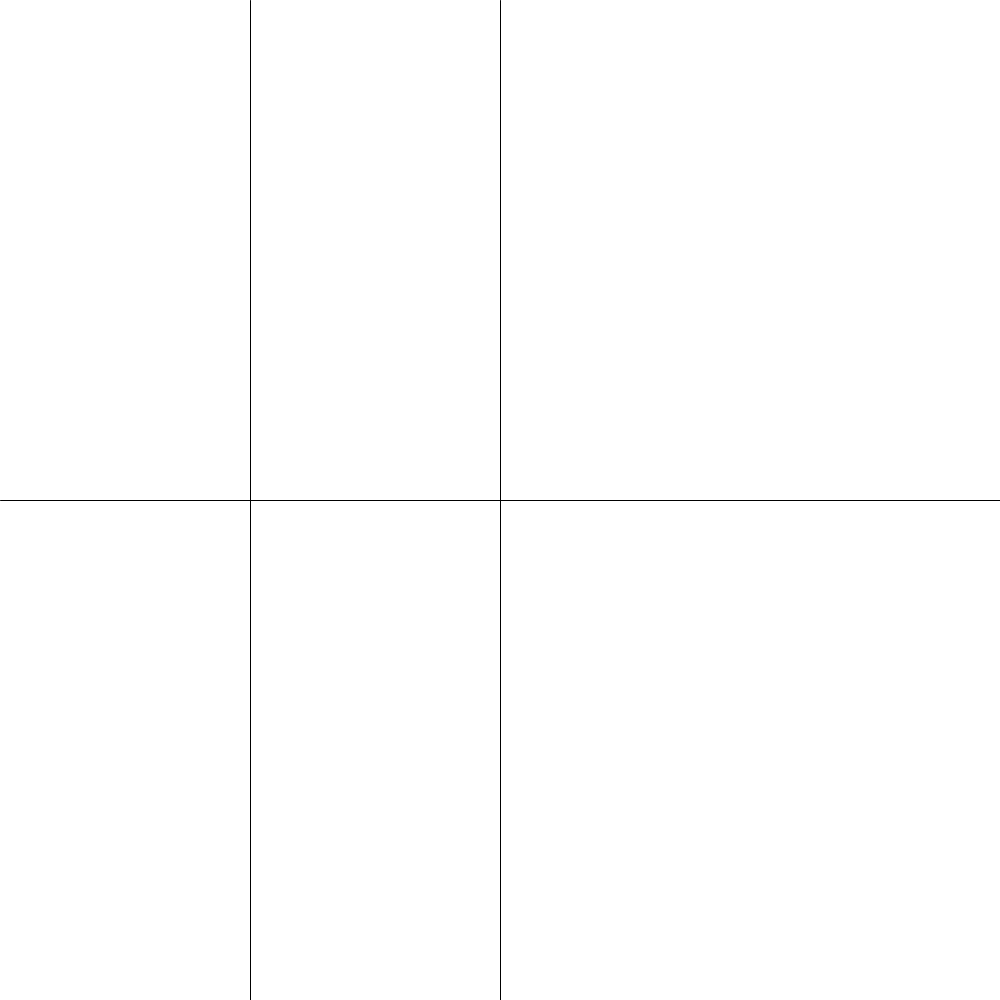
Frame 1 (no input)
Frame 60 (the mouse pressed at the canvas centre just before this capture): identical to frame 1, image omitted
Frame 120 (the mouse held since frame 60 and released just before this capture): identical to frame 1, image omitted

The Processing sketch that drew this single still picture (run headless with seeded random() and noise(); from frame 60 on, the mouse is pressed at the canvas centre):

// Processing sketch: processing_90162
// ── processing_90162.pde

//Property of Derek Gryga
//Generated 18 February 2013
//int sector2startvalue = 250;
//int sector2endvalue = 500;
//int sector3value = 500;
//int sector4value = 4;
//int sector5value = 5;
//int sector6value = 6;
//SECTOR 1 starts from top left, SECTOR 4 starts from bottom left.
void setup() {
  size(1000, 1000);
}
void draw() {
  background(255);
  //sector2startvalue = 250;
  //sector2endvalue = 500;
  //rect(width/4,height/4,  width/4, height/2);//Commented out for intersection display.
  line(width/4, 0, width/4, height/1);//Left line.
  line(width/2, 0, width/2, height/1);//Right Line.
  line(0, height/2, width/1, height/2);//Horizon line.
  if ((mouseX>0)&&(mouseX<250))
  if ((mouseY>0)&&(mouseY<500)){
    fill(100, 100, 24);     //Head color.                        //Start of Sector 1 Face Parts.
    ellipse(mouseX + -20, mouseY + -20, 50, 50); //Head
    fill(255);              //eye color.
    ellipse(mouseX + -5, mouseY + -18, 12, 12);    //eye
    ellipse(mouseX + -30, mouseY + -18, 12, 12);   //eye.
    fill(255, 255, 255);                           //eye color2.
    ellipse(mouseX + -5, mouseY + -18, 3, 3);  //iris color.
    ellipse(mouseX + -30, mouseY + -18, 4, 3); //iris color.     //End of Sector 1 Face Parts.
  }
  if ((mouseX>250)&&(mouseX<500))                
  if ((mouseY>0)&&(mouseY<500)){
    fill(100, 100, 24);                                           //Start of sector 2 face parts.
    ellipse(mouseX + -20, mouseY + -20, 50, 50);
    fill(255);
    ellipse(mouseX + -5, mouseY + -18, 12, 6);
    ellipse(mouseX + -30, mouseY + -18, 12, 6);
    fill(255, 255, 255);
    ellipse(mouseX + -5, mouseY + -18, 3, 3);
    ellipse(mouseX + -30, mouseY + -18, 4, 3);                   //end of sector 2 face parts.
  }
  if ((mouseX>500)&&(mouseX<1000))
  if((mouseY>0)&&(mouseY<500))  {
    fill(100, 100, 24);                                        //start of sector 3 face parts.
    ellipse(mouseX + -20, mouseY + -20, 50, 70);
    fill(255);
    ellipse(mouseX + -5, mouseY + -18, 12, 12);
    ellipse(mouseX + -30, mouseY + -18, 12, 12);
    fill(255, 255, 255);
    ellipse(mouseX + -5, mouseY + -18, 3, 3);
    ellipse(mouseX + -30, mouseY + -18, 4, 3);
    fill(3,0,0);
    ellipse(mouseX + -20,mouseY + -1,10,10);                   //end of sector 3 face parts.
  }
  if((mouseX>0)&&(mouseX<250))
  if((mouseY>500)&&(mouseY<1000)){  
  fill(100, 100, 24);                                          //start of sector 4 face parts.
    ellipse(mouseX + -20, mouseY + -20, 50, 50);
    fill(255);
    ellipse(mouseX + -5, mouseY + -18, 12, 6);
    ellipse(mouseX + -30, mouseY + -18, 12, 12);
    fill(255, 255, 255);
    ellipse(mouseX + -5, mouseY + -18, 3, 3);
    ellipse(mouseX + -30, mouseY + -18, 4, 3);
    line(mouseX + -40,mouseY + -25,mouseX + -30,mouseY + -30);
    line(mouseX + 3,mouseY + -22,mouseX + -10, mouseY + -30);
    fill(111,201,255);
    ellipse(mouseX + -1,mouseY + -8,10,10);                      //end of sector 4 face parts.
}
   if((mouseX>250)&&(mouseX<500))
   if((mouseY>500)&&(mouseY<1000))  {
    fill(100, 100, 24);                                         //start of sector 5 face parts.
    ellipse(mouseX + -20, mouseY + -20, 50, 50);
    fill(255);
    ellipse(mouseX + -5, mouseY + -18, 12, 12);
    ellipse(mouseX + -30, mouseY + -18, 12, 12);
    fill(255, 255, 255);
    ellipse(mouseX + -5, mouseY + -18, 3, 3);
    ellipse(mouseX + -30, mouseY + -18, 4, 3);
    fill(3,0,0);
    beginShape();
    vertex(mouseX + -19,mouseY + -10);
    vertex(mouseX + -16,mouseY + -10);
    vertex(mouseX + -14, mouseY + -2);
    vertex(mouseX + -20,mouseY + -2);  
    line(mouseX + -9,mouseY + -40,mouseX + 6, mouseY + -16);
    endShape(CLOSE);                                           //end of sector 5 face parts.
 } 
 if((mouseX > 500)&&(mouseX < 1000))
 if((mouseY > 500)&&(mouseY < 1000))  {
    println("He will get you"); 
    beginShape();                                              //start of sector six face parts.
    fill(3,0,0);
    vertex(mouseX + -30,mouseY + 100);
    vertex(mouseX + -58,mouseY + 5);
    vertex(mouseX + 20, mouseY + 5);
    vertex(mouseX + -5,mouseY + 100);
    endShape(CLOSE);
    fill(240, 240, 240);                          
    ellipse(mouseX + -20, mouseY + -20, 50, 80);                //end of sector six face parts.
}
}
